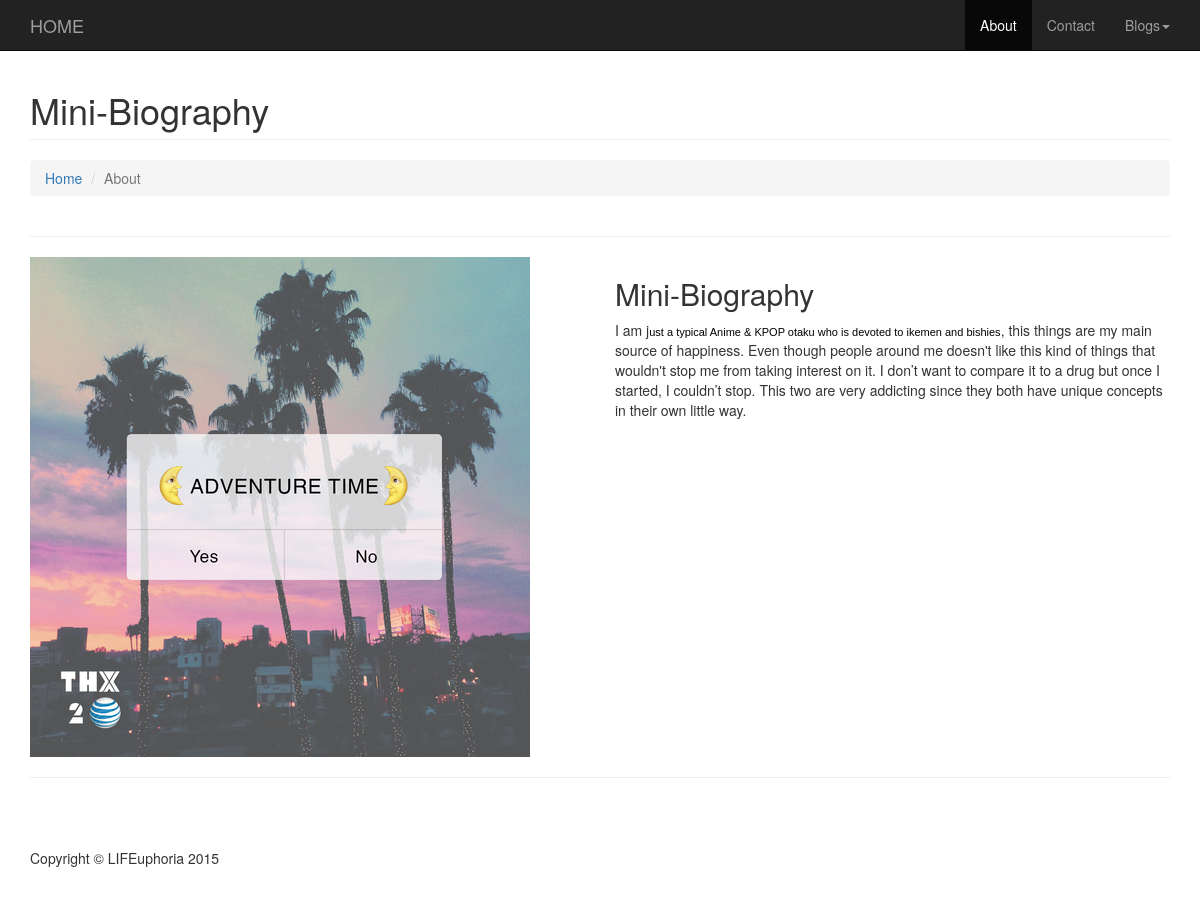
Page /about.php on the committed database.
### tables this page shows
CREATE TABLE IF NOT EXISTS `aboutbl` (
  `ID` int(11) NOT NULL AUTO_INCREMENT,
  `Title` varchar(100) NOT NULL,
  `Paragraph` varchar(5000) NOT NULL,
  PRIMARY KEY (`ID`)
);

### about.php (the view, shortened to what this page needs)
<!DOCTYPE html>
<html lang="en">
<head>
    <link href="css/bootstrap.min.css" rel="stylesheet">
    <link href="css/modern-business.css" rel="stylesheet">
    <link href="font-awesome/css/font-awesome.min.css" rel="stylesheet" type="text/css">
</head>
<body>
    <nav class="navbar navbar-inverse navbar-fixed-top" role="navigation">
        <div class="container">
            <div class="navbar-header">
                <a class="navbar-brand" href="index.php">HOME</a>
            </div>
            <div class="collapse navbar-collapse" id="bs-example-navbar-collapse-1">
                <ul class="nav navbar-nav navbar-right">
                    <li class="active">
                        <a href="about.php">About</a>
                    </li>
                    <li>
                        <a href="contact.php">Contact</a>
                    </li>
                    <li class="dropdown">
                        <a href="#" class="dropdown-toggle" data-toggle="dropdown">Blogs<b class="caret"></b></a>
            </div>
        </div>
    </nav>
    <div class="container">
        <div class="row">
            <div class="col-lg-12">
                <h1 class="page-header">Mini-Biography
                </h1>
                <ol class="breadcrumb">
                    <li><a href="home.php">Home</a>
                    </li>
                    <li class="active">About</li>
                </ol>
            </div>
        </div>
        <hr>
        <div class="row">
        <div class="col-md-6">
        <img class="img-responsive" src="./images/yes.jpg" alt="">
        </div>
<?php
include"config.php";
$sql="Select * From aboutbl";
$result=mysqli_query($conn,$sql);
while($blog=$result->fetch_assoc())
    {
           echo '<div class="col-md-6">';
               echo"<h2>".$blog['Title']."</h2>";
                echo'<p>'.$blog['Paragraph'].'</p>';
           echo "</div>";
        echo"</div>";
}
?>
        <hr>
        <footer>
            <div class="row">
                <div class="col-lg-12">
                    <p>Copyright &copy; LIFEuphoria 2015</p>
                </div>
            </div>
        </footer>
    </div>
</body>
</html>

### css/modern-business.css (style rules this page uses)
html, body { height: 100%; }
body { padding-top: 50px; }
footer { margin: 50px 0; }

### rows in the picture
aboutbl: Title "Mini-Biography", Paragraph "I am j ust a typical Anime & KPOP otaku who is devoted to ikemen and bishies , this things are my main source of happiness. Even though people around me doesn't like this kind of things that wouldn't stop me from taking interest on it. I don’t want to compare it to a drug but once I started, I couldn’t stop. This two are very addicting since they both have unique concepts in their own little way."
